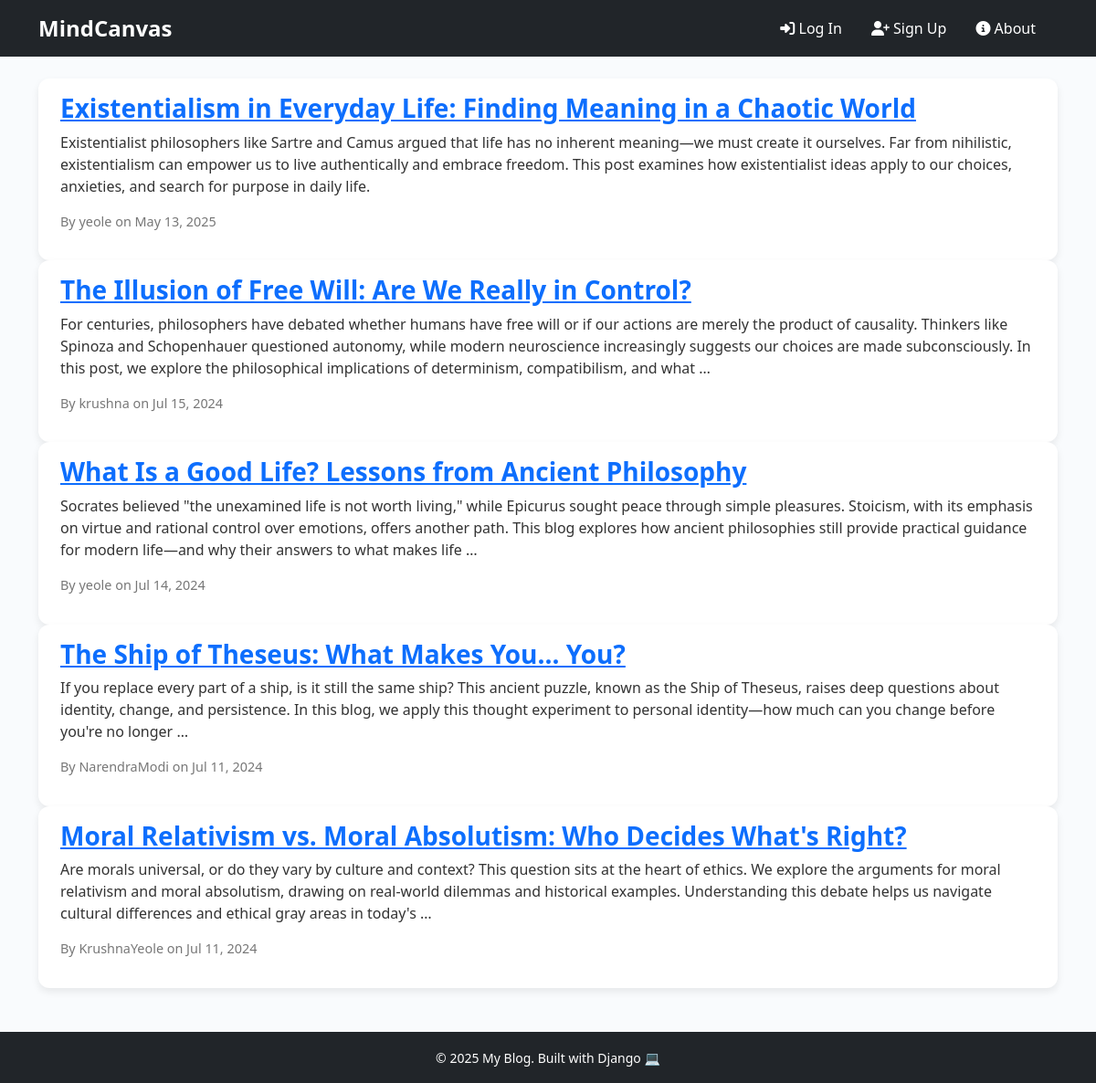
Page /category/1/ on the committed database.
### blog/models.py (models this page shows, shortened)
class Post(models.Model):
    title = models.CharField(max_length=200)
    body = models.TextField()
    author = models.ForeignKey(User, on_delete=models.CASCADE)
    categories = models.ManyToManyField(Category, related_name='posts', blank=True)
    created_at = models.DateTimeField(auto_now_add=True)
    updated_at = models.DateTimeField(auto_now=True)
    image = models.ImageField(upload_to='post_images/', null=True, blank=True)
    likes = models.ManyToManyField(User, related_name='post_likes', blank=True)

### blog/views.py (the view)
# urls.py: path('category/<int:category_id>/', views.category_posts, name='category_posts'),
def category_posts(request, category_id):
    category = get_object_or_404(Category, id=category_id)
    posts_in_category = Post.objects.filter(categories__id=category.id).order_by('-created_at')
    return render(request, 'blog/category_posts.html', {
        'category': category,
        'posts': posts_in_category,
    })

### blog/templates/blog/category_posts.html (shortened to what this page needs)
{% extends 'blog/base.html' %}
{% block content %}
<div class="posts-list">
    {% for post in posts %}
        <div class="post-card">
            <h3><a href="{% url 'post_detail' pk=post.pk %}">{{ post.title }}</a></h3>
            <p>{{ post.body|truncatewords:50 }}</p>
            <p class="post-meta">By {{ post.author }} on {{ post.created_at|date:"M d, Y" }}</p>
        </div>
    {% empty %}
        <p>No posts available in this category yet.</p>
    {% endfor %}
</div>
{% endblock %}

### blog/static/css/style.css (style rules this page uses)
body { background-color: #f8f9fa; font-family: 'Segoe UI', Tahoma, Geneva, Verdana, sans-serif; }
body { font-family: 'Segoe UI', sans-serif; background-color: #f9fbfd; color: #333; margin: 0; padding: 0; }
h1, h2, h3, h4 { font-weight: 600; }
.post-card { background: white; padding: 1rem 1.5rem; border-radius: 12px; box-shadow: 0 4px 8px rgba(0,0,0,0.08); transition: transform 0.3s ease, box-shadow 0.3s ease; }
.post-meta { font-size: 0.9rem; color: #777; }

### rows in the picture
Post: title "Existentialism in Everyday Life: Finding Meaning in a Chaotic World", body "Existentialist philosophers like Sartre and Camus argued that life has no inherent meaning—we must create it ourselves. Far from nihilistic, existentialism can empower us to live authentically and embrace freedom. This post examines how existentialist ideas apply to our choices, anxieties, and search for purpose in daily life.", author "yeole", created_at "May 13, 2025"
Post: title "The Illusion of Free Will: Are We Really in Control?", body "For centuries, philosophers have debated whether humans have free will or if our actions are merely the product of causality. Thinkers like Spinoza and Schopenhauer questioned autonomy, while modern neuroscience increasingly suggests our choices are made subconsciously. In this post, we explore the philosophical implications of determinism, compatibilism, and what …", author "krushna", created_at "Jul 15, 2024"
Post: title "What Is a Good Life? Lessons from Ancient Philosophy", body "Socrates believed \"the unexamined life is not worth living,\" while Epicurus sought peace through simple pleasures. Stoicism, with its emphasis on virtue and rational control over emotions, offers another path. This blog explores how ancient philosophies still provide practical guidance for modern life—and why their answers to what makes life …", author "yeole", created_at "Jul 14, 2024"
Post: title "The Ship of Theseus: What Makes You... You?", body "If you replace every part of a ship, is it still the same ship? This ancient puzzle, known as the Ship of Theseus, raises deep questions about identity, change, and persistence. In this blog, we apply this thought experiment to personal identity—how much can you change before you're no longer …", author "NarendraModi", created_at "Jul 11, 2024"
Post: title "Moral Relativism vs. Moral Absolutism: Who Decides What's Right?", body "Are morals universal, or do they vary by culture and context? This question sits at the heart of ethics. We explore the arguments for moral relativism and moral absolutism, drawing on real-world dilemmas and historical examples. Understanding this debate helps us navigate cultural differences and ethical gray areas in today's …", author "KrushnaYeole", created_at "Jul 11, 2024"
